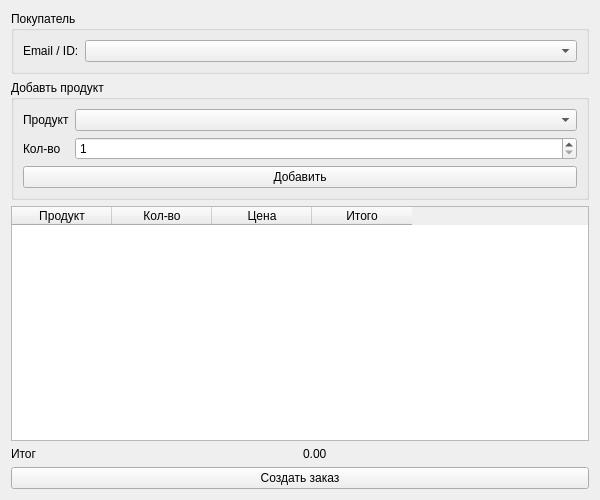
<?xml version="1.0" encoding="UTF-8"?>
<ui version="4.0">
 <class>OrderForm</class>
 <widget class="QWidget" name="OrderForm">
  <property name="geometry">
   <rect>
    <x>0</x>
    <y>0</y>
    <width>600</width>
    <height>500</height>
   </rect>
  </property>
  <property name="windowTitle">
   <string>Create Order</string>
  </property>
  <layout class="QVBoxLayout" name="verticalLayout">
   <item>
    <widget class="QGroupBox" name="customerGroup">
     <property name="title">
      <string>Покупатель</string>
     </property>
     <layout class="QFormLayout" name="formLayoutCustomer">
      <item row="0" column="0">
       <widget class="QLabel" name="labelCustomer">
        <property name="text">
         <string>Email / ID:</string>
        </property>
       </widget>
      </item>
      <item row="0" column="1">
       <widget class="QComboBox" name="customerSelect"/>
      </item>
     </layout>
    </widget>
   </item>
   <item>
    <widget class="QGroupBox" name="productGroup">
     <property name="title">
      <string>Добавть продукт</string>
     </property>
     <layout class="QVBoxLayout" name="verticalLayoutProduct">
      <item>
       <layout class="QFormLayout" name="formLayoutProduct">
        <item row="0" column="0">
         <widget class="QLabel" name="labelProduct">
          <property name="text">
           <string>Продукт</string>
          </property>
         </widget>
        </item>
        <item row="0" column="1">
         <widget class="QComboBox" name="productSelect"/>
        </item>
        <item row="1" column="0">
         <widget class="QLabel" name="labelQty">
          <property name="text">
           <string>Кол-во</string>
          </property>
         </widget>
        </item>
        <item row="1" column="1">
         <widget class="QSpinBox" name="qtySpin">
          <property name="minimum">
           <number>1</number>
          </property>
         </widget>
        </item>
       </layout>
      </item>
      <item>
       <widget class="QPushButton" name="addItemButton">
        <property name="text">
         <string>Добавить</string>
        </property>
       </widget>
      </item>
     </layout>
    </widget>
   </item>
   <item>
    <widget class="QTableWidget" name="itemsTable">
     <column>
      <property name="text">
       <string>Продукт</string>
      </property>
     </column>
     <column>
      <property name="text">
       <string>Кол-во</string>
      </property>
     </column>
     <column>
      <property name="text">
       <string>Цена</string>
      </property>
     </column>
     <column>
      <property name="text">
       <string>Итого</string>
      </property>
     </column>
    </widget>
   </item>
   <item>
    <layout class="QHBoxLayout" name="horizontalLayoutTotal">
     <item>
      <widget class="QLabel" name="labelTotalText">
       <property name="text">
        <string>Итог</string>
       </property>
      </widget>
     </item>
     <item>
      <widget class="QLabel" name="totalAmountLabel">
       <property name="text">
        <string>0.00</string>
       </property>
      </widget>
     </item>
    </layout>
   </item>
   <item>
    <widget class="QPushButton" name="createOrderButton">
     <property name="text">
      <string>Создать заказ</string>
     </property>
    </widget>
   </item>
  </layout>
 </widget>
 <resources/>
 <connections/>
</ui>
